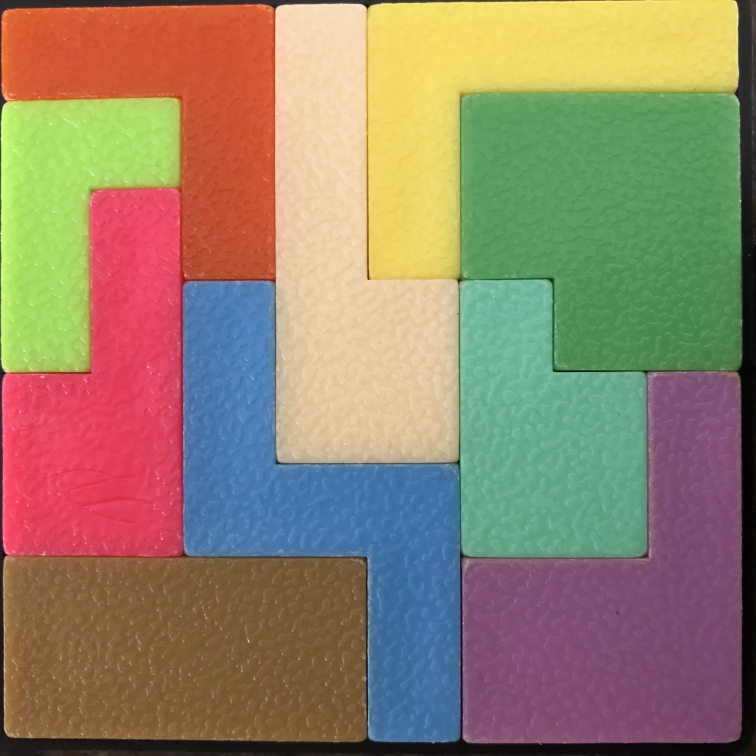
#> input picture image_processing/images/IMG_0387.jpg, 3024 x 3024 px (shown at 1/4 size)
$ jupyter execute iqblock.ipynb
#> lines starting #> are read from the running program, lines starting #| are printed output that depends on the picture
[cell 1]
from PIL import Image
import numpy as np
import matplotlib.pyplot as plt

[cell 2]
im = Image.open("images/IMG_0387.jpg")
#> im is the input picture: PIL image 3024x3024 RGB; mean R, G, B 147.5, 130.4, 105.7

width = im.size[0]
#> width = 3024
height = im.size[1]
#> height = 3024

increment = width//8
#> increment = 378

pixel_values = list(im.getdata())
#> pixel_values = 9144576 items
pixel_values = np.array(pixel_values, dtype = "float32").reshape((width, height, 3))

[cell 3]
pix = im.load()

[cell 4]
pix[1500,1500]
#> Out = (222, 193, 153)

[cell 5]
pixel_values[1500,1500]
#> Out = [222, 193, 153]

[cell 6]
grid = np.zeros((8,8,3))

[cell 7]
for r in range(8):
    row = r*increment
    for c in range(8):
        column = c*increment
        subset = pixel_values[column:(column + increment), row:(row + increment),]
        grid[c, r, :] = np.median(subset, axis = (0,1))
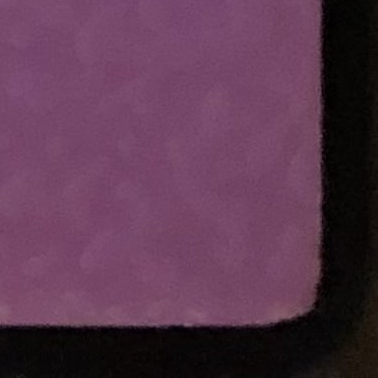
#> subset: shape (378, 378, 3) float32; mean R, G, B 89.8, 54.7, 77.6

[cell 8]
grid[4,4]
#> Out = [214, 190, 155]

[cell 9]
im.size
#> Out = (3024, 3024)

[cell 10]
plt.imshow(grid)
plt.show()
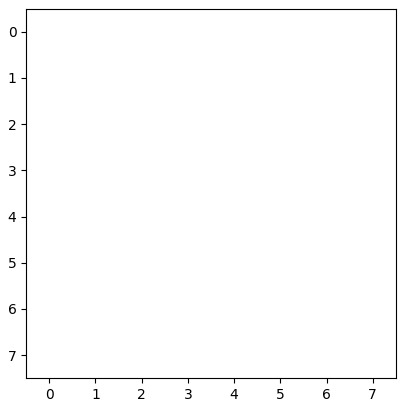
#> figure drawn by matplotlib, 1 panel

[cell 11]
plt.imshow(pixel_values)
plt.show()
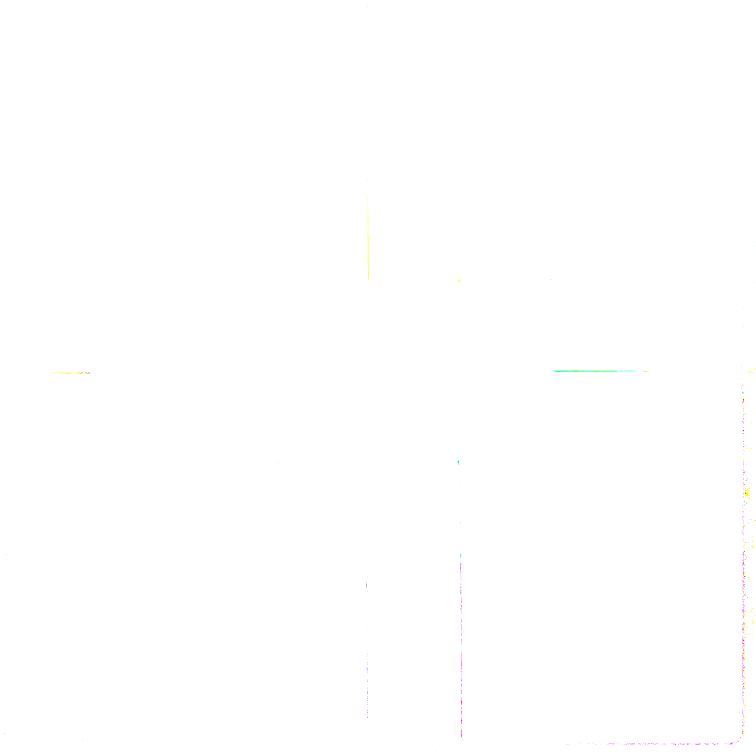
#> shown: shape (3024, 3024, 3) float32 (shown at 1/4 size); mean R, G, B 1, 1, 1

$ run again, with image_processing/images/IMG_0388.jpg copied over image_processing/images/IMG_0387.jpg
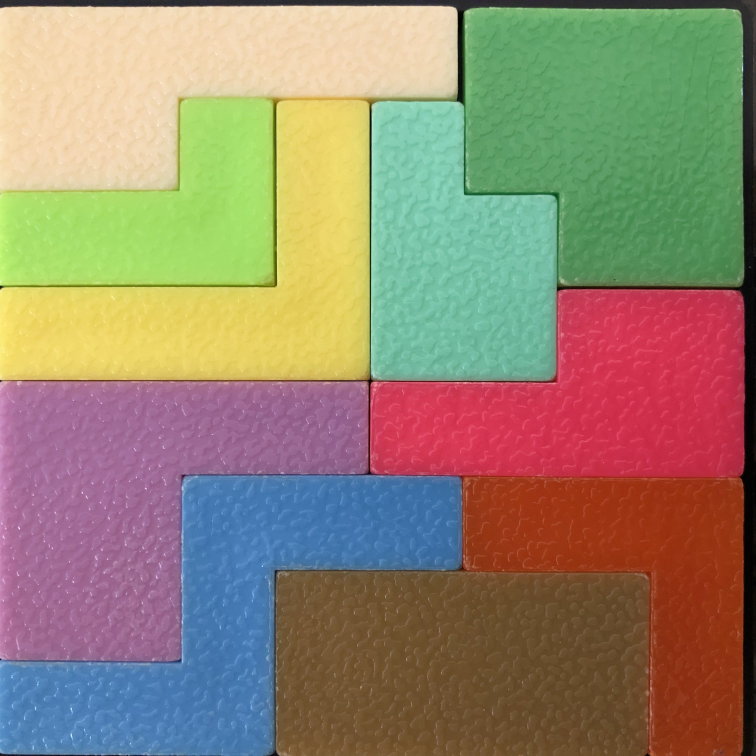
#> input picture image_processing/images/IMG_0388.jpg, 3024 x 3024 px (shown at 1/4 size)
#> im is the input picture: PIL image 3024x3024 RGB; mean R, G, B 148, 133.9, 110.5
#> `pixel_values = list(im.getdata())`: pixel_values = 9144576 items
#> `pix[1500,1500]`: Out = (160, 203, 184)
#> `pixel_values[1500,1500]`: Out = [160, 203, 184]
#> after the loop `for r in range(8):`:
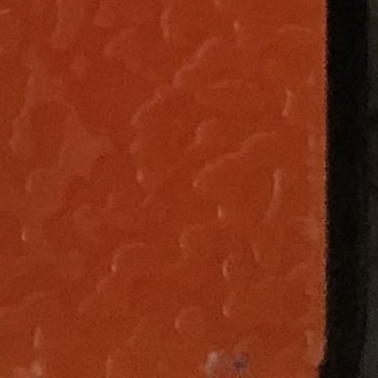
#> subset: shape (378, 378, 3) float32; mean R, G, B 124.2, 46.3, 19.8
#> `grid[4,4]`: Out = [212, 58, 85]
#> `plt.show()`:
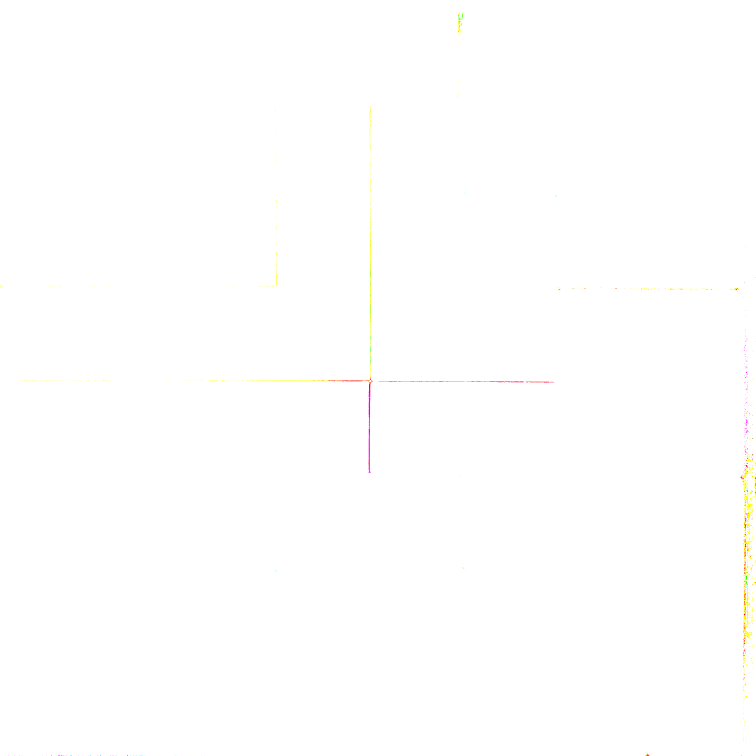
#> shown: shape (3024, 3024, 3) float32 (shown at 1/4 size); mean R, G, B 1, 0.999, 0.998

$ run again, with image_processing/images/IMG_0389.jpg copied over image_processing/images/IMG_0387.jpg
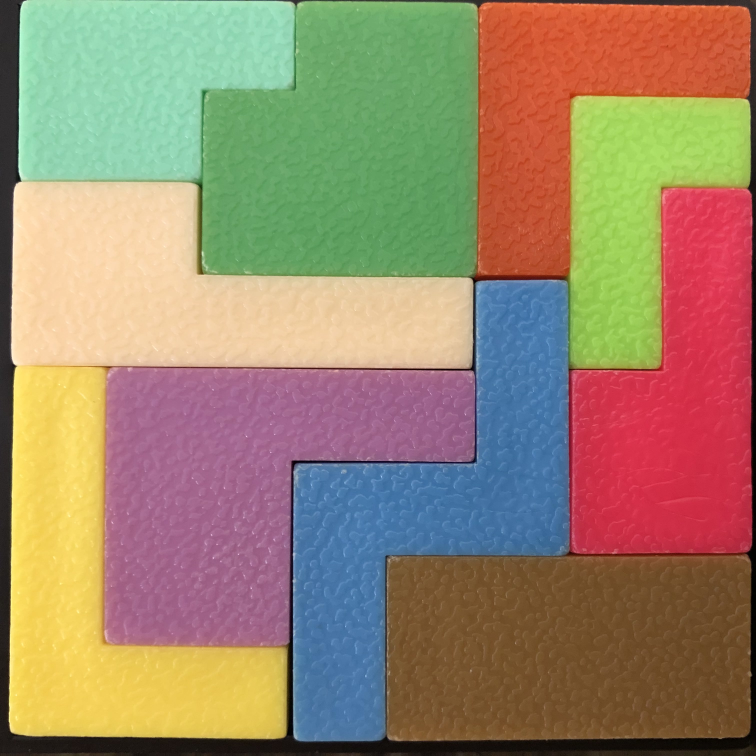
#> input picture image_processing/images/IMG_0389.jpg, 3024 x 3024 px (shown at 1/4 size)
#> im is the input picture: PIL image 3024x3024 RGB; mean R, G, B 154.9, 134, 106.9
#> `pixel_values = list(im.getdata())`: pixel_values = 9144576 items
#> `pix[1500,1500]`: Out = (170, 107, 138)
#> `pixel_values[1500,1500]`: Out = [170, 107, 138]
#> after the loop `for r in range(8):`:
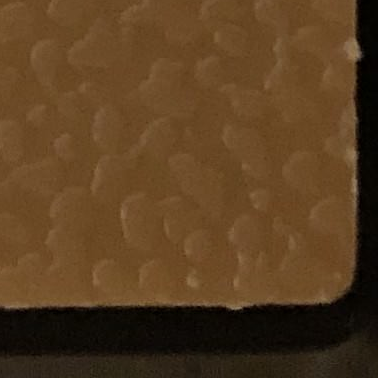
#> subset: shape (378, 378, 3) float32; mean R, G, B 89, 62, 33.2
#> `grid[4,4]`: Out = [154, 98, 137]
#> `plt.show()`:
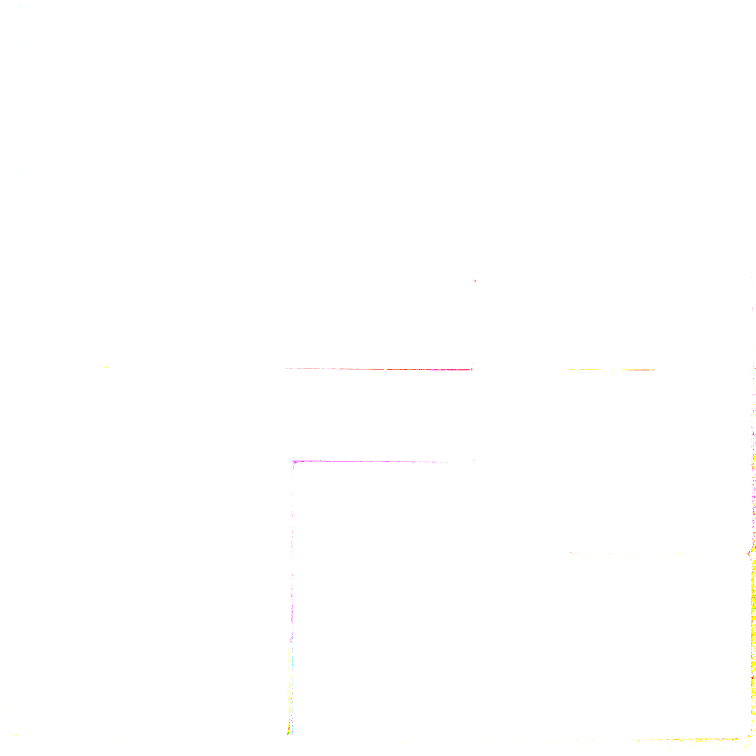
#> shown: shape (3024, 3024, 3) float32 (shown at 1/4 size); mean R, G, B 1, 0.999, 0.999
